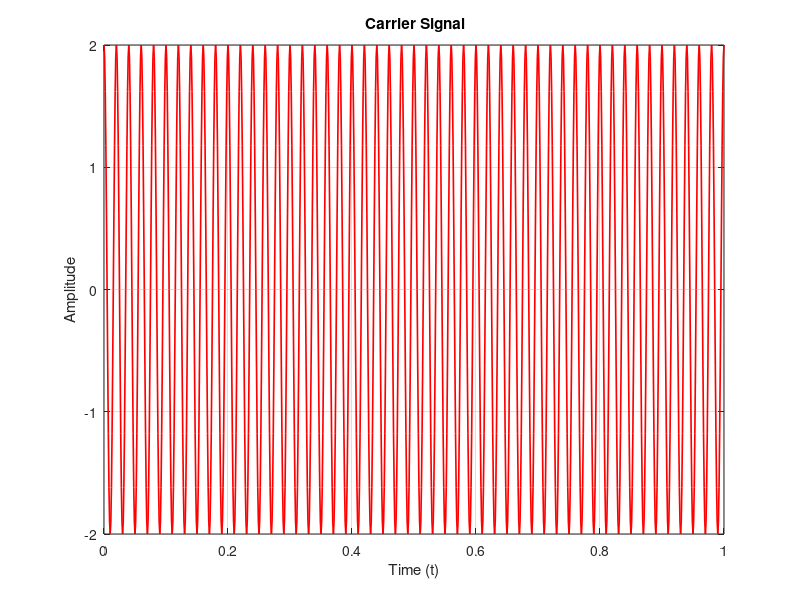

Recreate this plot in MATLAB.
clc; 
clear all; 
close all;
t = 0:0.001:1;          
Ac = 2;                 % Amplitude of carrier signal
fc = 50;                % Frequency of carrier signal (High frequency)

c = Ac * cos(2*pi*fc*t);
plot(t, c, 'LineWidth', 1.2, 'Color', 'r');
xlabel('Time (t)'); ylabel('Amplitude');
title(' Carrier Signal');
grid on;
